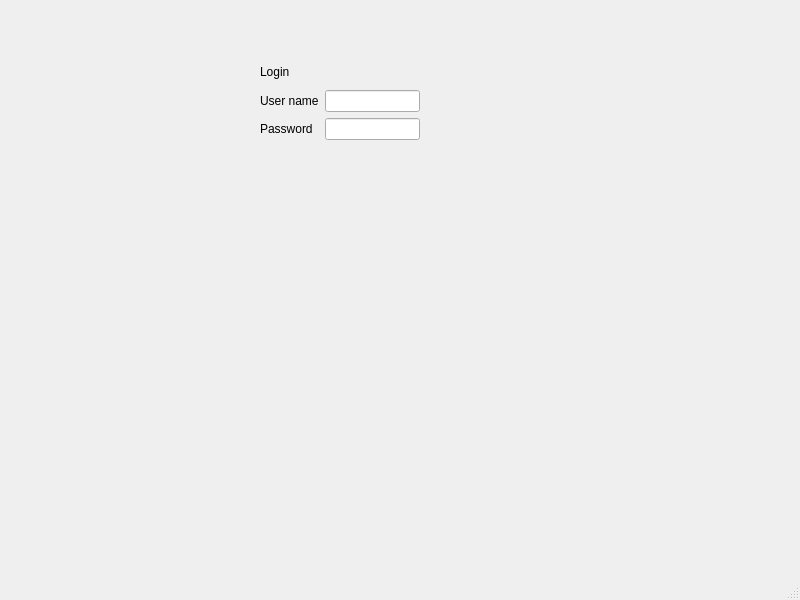
<?xml version="1.0" encoding="UTF-8"?>
<ui version="4.0">
 <class>MainWindow</class>
 <widget class="QMainWindow" name="MainWindow">
  <property name="geometry">
   <rect>
    <x>0</x>
    <y>0</y>
    <width>800</width>
    <height>600</height>
   </rect>
  </property>
  <property name="windowTitle">
   <string>MainWindow</string>
  </property>
  <widget class="QWidget" name="centralwidget">
   <widget class="QWidget" name="gridLayoutWidget">
    <property name="geometry">
     <rect>
      <x>260</x>
      <y>60</y>
      <width>160</width>
      <height>80</height>
     </rect>
    </property>
    <layout class="QGridLayout" name="gridLayout">
     <item row="1" column="0">
      <widget class="QLabel" name="label_2">
       <property name="text">
        <string>User name</string>
       </property>
      </widget>
     </item>
     <item row="2" column="0">
      <widget class="QLabel" name="label_3">
       <property name="text">
        <string>Password</string>
       </property>
      </widget>
     </item>
     <item row="1" column="1">
      <widget class="QLineEdit" name="lineEdit_2"/>
     </item>
     <item row="2" column="1">
      <widget class="QLineEdit" name="lineEdit_3"/>
     </item>
     <item row="0" column="0" colspan="2">
      <widget class="QLabel" name="label">
       <property name="text">
        <string>Login</string>
       </property>
      </widget>
     </item>
    </layout>
   </widget>
  </widget>
  <widget class="QMenuBar" name="menubar">
   <property name="geometry">
    <rect>
     <x>0</x>
     <y>0</y>
     <width>800</width>
     <height>21</height>
    </rect>
   </property>
  </widget>
  <widget class="QStatusBar" name="statusbar"/>
 </widget>
 <resources/>
 <connections/>
</ui>
